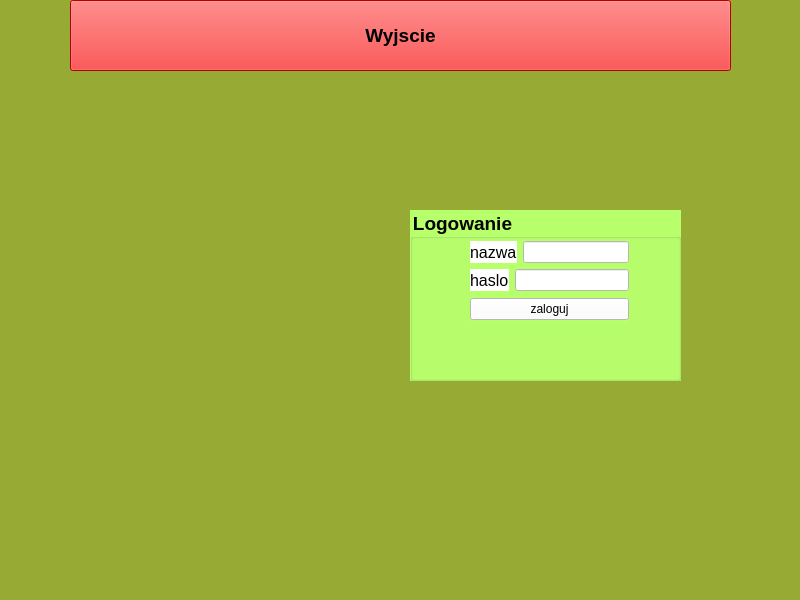
<?xml version="1.0" encoding="UTF-8"?>
<ui version="4.0">
 <class>MainWindow</class>
 <widget class="QMainWindow" name="MainWindow">
  <property name="geometry">
   <rect>
    <x>0</x>
    <y>0</y>
    <width>800</width>
    <height>600</height>
   </rect>
  </property>
  <property name="windowTitle">
   <string>MainWindow</string>
  </property>
  <property name="styleSheet">
   <string notr="true">background-color: rgb(151, 170, 52);</string>
  </property>
  <widget class="QWidget" name="centralwidget">
   <widget class="QGroupBox" name="groupBox">
    <property name="geometry">
     <rect>
      <x>410</x>
      <y>210</y>
      <width>271</width>
      <height>171</height>
     </rect>
    </property>
    <property name="font">
     <font>
      <pointsize>14</pointsize>
      <weight>75</weight>
      <bold>true</bold>
     </font>
    </property>
    <property name="styleSheet">
     <string notr="true">background-color: rgb(184, 255, 108);</string>
    </property>
    <property name="title">
     <string>Logowanie</string>
    </property>
    <widget class="QWidget" name="layoutWidget">
     <property name="geometry">
      <rect>
       <x>60</x>
       <y>30</y>
       <width>159</width>
       <height>83</height>
      </rect>
     </property>
     <layout class="QVBoxLayout" name="verticalLayout_2">
      <item>
       <layout class="QVBoxLayout" name="verticalLayout">
        <item>
         <layout class="QHBoxLayout" name="horizontalLayout">
          <item>
           <widget class="QLabel" name="label">
            <property name="font">
             <font>
              <pointsize>12</pointsize>
             </font>
            </property>
            <property name="styleSheet">
             <string notr="true">background-color: rgb(255, 255, 255);</string>
            </property>
            <property name="text">
             <string>nazwa</string>
            </property>
           </widget>
          </item>
          <item>
           <widget class="QLineEdit" name="lineEdit">
            <property name="styleSheet">
             <string notr="true">background-color: rgb(255, 255, 255);</string>
            </property>
           </widget>
          </item>
         </layout>
        </item>
        <item>
         <layout class="QHBoxLayout" name="horizontalLayout_2">
          <item>
           <widget class="QLabel" name="label_2">
            <property name="font">
             <font>
              <pointsize>12</pointsize>
             </font>
            </property>
            <property name="styleSheet">
             <string notr="true">background-color: rgb(255, 255, 255);</string>
            </property>
            <property name="text">
             <string>haslo</string>
            </property>
           </widget>
          </item>
          <item>
           <widget class="QLineEdit" name="lineEdit_2">
            <property name="styleSheet">
             <string notr="true">background-color: rgb(255, 255, 255);</string>
            </property>
            <property name="echoMode">
             <enum>QLineEdit::Password</enum>
            </property>
           </widget>
          </item>
         </layout>
        </item>
       </layout>
      </item>
      <item>
       <widget class="QPushButton" name="pushButton">
        <property name="styleSheet">
         <string notr="true">background-color: rgb(255, 255, 255);</string>
        </property>
        <property name="text">
         <string>zaloguj</string>
        </property>
       </widget>
      </item>
     </layout>
    </widget>
   </widget>
   <widget class="QLabel" name="label_3">
    <property name="geometry">
     <rect>
      <x>110</x>
      <y>200</y>
      <width>231</width>
      <height>231</height>
     </rect>
    </property>
    <property name="text">
     <string/>
    </property>
   </widget>
   <widget class="QPushButton" name="pushButton_2">
    <property name="geometry">
     <rect>
      <x>70</x>
      <y>0</y>
      <width>661</width>
      <height>71</height>
     </rect>
    </property>
    <property name="font">
     <font>
      <pointsize>14</pointsize>
      <weight>75</weight>
      <bold>true</bold>
     </font>
    </property>
    <property name="styleSheet">
     <string notr="true">background-color: rgb(255, 0, 0);</string>
    </property>
    <property name="text">
     <string>Wyjscie</string>
    </property>
   </widget>
   <widget class="QLabel" name="label_4">
    <property name="geometry">
     <rect>
      <x>260</x>
      <y>100</y>
      <width>181</width>
      <height>21</height>
     </rect>
    </property>
    <property name="font">
     <font>
      <pointsize>18</pointsize>
      <weight>75</weight>
      <bold>true</bold>
     </font>
    </property>
    <property name="layoutDirection">
     <enum>Qt::LeftToRight</enum>
    </property>
    <property name="styleSheet">
     <string notr="true">
background-color: rgb(151, 170, 52);</string>
    </property>
    <property name="text">
     <string/>
    </property>
   </widget>
  </widget>
  <widget class="QMenuBar" name="menubar">
   <property name="geometry">
    <rect>
     <x>0</x>
     <y>0</y>
     <width>800</width>
     <height>22</height>
    </rect>
   </property>
  </widget>
  <widget class="QStatusBar" name="statusbar">
   <property name="font">
    <font>
     <pointsize>14</pointsize>
     <weight>75</weight>
     <bold>true</bold>
    </font>
   </property>
  </widget>
 </widget>
 <resources/>
 <connections/>
</ui>
